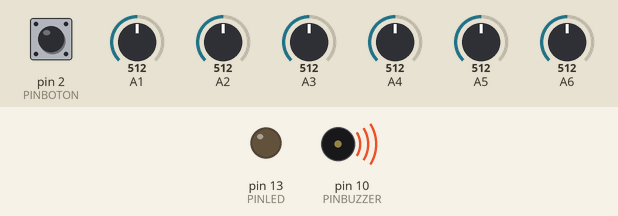
Recording of a sketch running on a simulated Arduino Nano, built with avr-gcc and run on an emulated ATmega328P. On the bench: output pins drawn as LEDs (lit = HIGH), buzzer (waves = sounding). Inputs (shaded band) come from the test bench; at power-on: pin 2 (PINBOTON) HIGH, A1 = 512, A2 = 512, A3 = 512, A4 = 512, A5 = 512, A6 = 512. Pins used as bus, display or sensor lines are not drawn; what the sketch prints to the serial monitor is not drawn.

Above: at 0.01 s.
At 3.9 s:
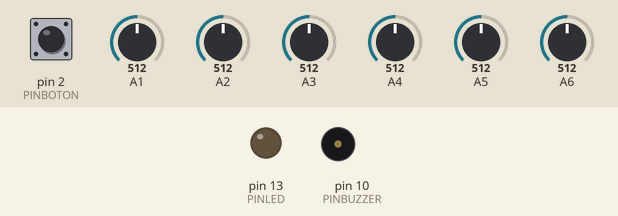
Timing chart, 0 to 5.4 s (numbered marks = the images above):
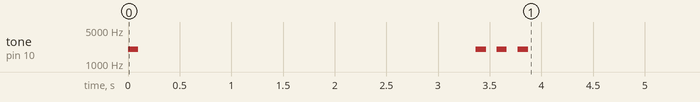

The sketch:

SENSORES.ino
```cpp
#define PINBUZZER 10
#define PINBOTON 2
#define PINLED 13
#define PIN_Sensor_ON 11

int v_s_min[6] = { 1023, 1023, 1023, 1023, 1023, 1023 };
int v_s_max[6] = { 0, 0, 0, 0, 0, 0 };
volatile int s_p[6];
boolean online;

int pos;
int l_pos;


void Sensors_init() {

pinMode(PIN_Sensor_ON, OUTPUT);


}


void calibracion() {
  digitalWrite(PIN_Sensor_ON, HIGH);

  int v_s[6];

  for (int j = 0; j < 100; j++) {
    delay(30);
    v_s[0] = analogRead(A6);
    v_s[1] = analogRead(A5);
    v_s[2] = analogRead(A4);
    v_s[3] = analogRead(A3);
    v_s[4] = analogRead(A2);
    v_s[5] = analogRead(A1);

    for (int i = 0; i < 6; i++) {

      Serial.print(v_s[i]);
      Serial.print("\t");
    }
    Serial.println();

    for (int i = 0; i < 6; i++) {
      if (v_s[i] < v_s_min[i]) {
        v_s_min[i] = v_s[i];
      }
    }


    for (int i = 0; i < 6; i++) {
      if (v_s[i] > v_s_max[i]) {
        v_s_max[i] = v_s[i];
      }
    }
  }

  beep();
  beep();

  Serial.println();
  Serial.println();

  Serial.print("Minimos");
  Serial.print("\t");

  for (int i = 0; i < 6; i++) {
    Serial.print(v_s_min[i]);
    Serial.print("\t");
  }
  Serial.println();

  Serial.print("Maximos");
  Serial.print("\t");

  for (int i = 0; i < 6; i++) {
    Serial.print(v_s_max[i]);
    Serial.print("\t");
  }
  Serial.println();
  digitalWrite(PIN_Sensor_ON, LOW);
}

void readSensors() {

  digitalWrite(PIN_Sensor_ON, HIGH);

  volatile int s[6];


  s[0] = analogRead(A6);
  s[1] = analogRead(A5);
  s[2] = analogRead(A4);
  s[3] = analogRead(A3);
  s[4] = analogRead(A2);
  s[5] = analogRead(A1);

  for (int i = 0; i < 6; i++) {
    if (s[i] < v_s_min[i]) {
      s[i] = v_s_min[i];
    }

    if (s[i] > v_s_max[i]) {
      s[i] = v_s_max[i];
    }
    s_p[i] = map(s[i], v_s_min[i], v_s_max[i], 100, 0);
  }


  volatile int sum = s_p[0] + s_p[1] + s_p[2] + s_p[3] + s_p[4] + s_p[5];
  if (sum > 100) {
    online = 1;

  } else {
    online = 0;
    sum = 100;
  }


  if (online) {
    for (int i = 0; i < 6; i++) {
      /*
        Serial.print(s_p[i]);
        Serial.print("\t");
        */
    }
    //Serial.println();
  }

  digitalWrite(PIN_Sensor_ON, LOW);

}


int GetPos() {
  readSensors();
  int prom = -2.5 * s_p[0] - 1.5 * s_p[1] - 0.5 * s_p[2] + 0.5 * s_p[3] + 1.5 * s_p[4] + 2.5 * s_p[5];
  int sum = s_p[0] + s_p[1] + s_p[2] + s_p[3] + s_p[4] + s_p[5];

  if (online) {
    pos = int(100.0 * prom / sum);
  } else {
    if (l_pos < 0) {
      pos = -255;
    }
    if (l_pos >= 0) {
      pos = 255;
    }
  }
  l_pos = pos;
  return pos;
}
```

Detect_Hits.ino
```cpp
void setup() {
  // Inicializa la comunicación serial para los mensajes de depuración
  Serial.begin(9600);

  // Inicializa los pines de los periféricos (Botón, Buzzer, LED)
  Peripherals_init();

  // Inicializa los pines de los sensores
  Sensors_init();

  // Espera que se presione el botón para comenzar la calibración
  WaitBoton();

  // Realiza la calibración de los sensores (obtiene min y max)
  calibracion();

  // Espera otra vez el botón antes de comenzar el bucle principal
  WaitBoton();
}

void loop() {
  // Lee los sensores, calcula la posición y la almacena en 'pos'
  int posicion = GetPos();

  // Opcional: Imprime la posición para verla en el Monitor Serie
   Serial.print("Posicion: ");
   Serial.println(posicion);

  // Aquí iría el código para mover los motores basado en 'posicion'
}
```

Peripherals.ino
```cpp
/*

Los periféricos (en inglés Peripherals), tienen por objetivo servir como interfáz de Humano - Máquina.

Vamos a comunicarnos con el robot utilizando los periféricos. En este caso, Open Lamborghino tiene:

- Un botón, conectado en el pin digital 2.
- Un Buzzer, conectado en el pin digital 10.
- Un LED, conectado en el pin 13, en la placa de Arduino.

En esta pestaña, hay funciones básicas para utilizar los periféricos.

*/


// Función para esperar el botón
void WaitBoton() {
  // Entra en un bucle infinito de espera hasta que se presione el botón
  while (!digitalRead(PINBOTON)); // No hace nada dentro del bucle, solo espera
  beep(); // Se llama a la función beep() cuando se presiona el botón
}

// Función para emitir un sonido
void beep() {
  tone(PINBUZZER, 2000, 100); // Emite un tono de 2000 Hz durante 100 ms
  delay(200); // Espera 200 ms antes de continuar
}

void Peripherals_init() {
  // Configuración de pines
  pinMode(PINBOTON, INPUT); // El pin del botón se configura como entrada
  pinMode(PINBUZZER, OUTPUT); // El pin del buzzer se configura como salida
  pinMode(PINLED, OUTPUT); // El pin del LED se configura como salida
}
```
